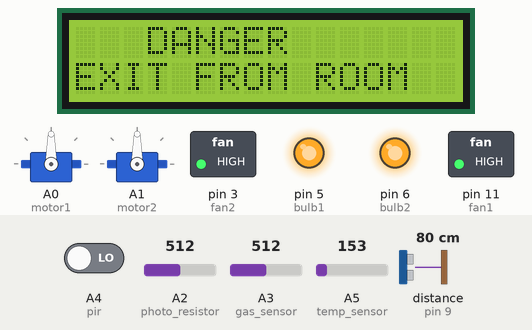
Simulated run of this sketch. Board: Arduino Uno, built with avr-gcc and run on an emulated ATmega328P. Shown: 2 × servo, 16×2 character LCD, switched loads named in the sketch (green lamp = pin HIGH), output pins drawn as LEDs (lit = HIGH). Wiring (inferred from the names in the program): ultrasonic range finder: trigger pin 10; echo pin 9. The test bench sets the inputs (shaded band); at power-on: A3 (gas_sensor) = 512, A2 (photo_resistor) = 512, A4 (pir) LOW, A5 (temp_sensor) = 153, distance to the obstacle (sensor on pin 9) 80 cm. The echo pulse lasts 58.3 µs per cm; pins used as bus, display or sensor lines are not drawn; what the sketch prints to the serial monitor is not drawn.

Above: at 2.4 s.
2.5 s: A3 (gas_sensor) set to 191
4.0 s: A3 (gas_sensor) set to 163
At 4.54 s:
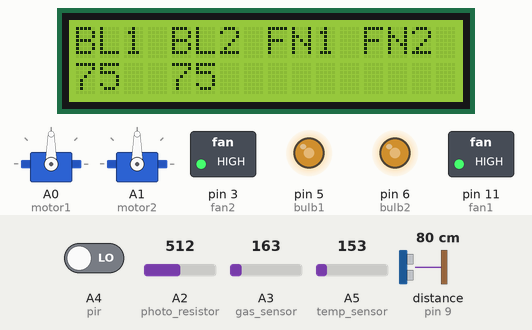
6.7 s: A2 (photo_resistor) set to 526
At 7.06 s:
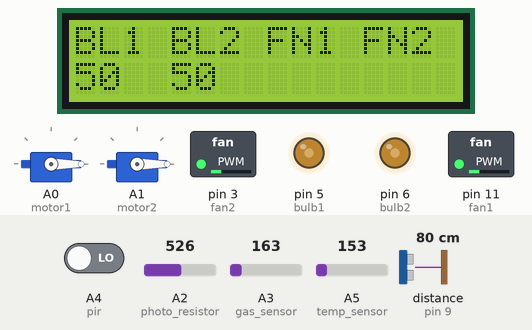
9.7 s: A4 (pir) driven HIGH
At 11.16 s:
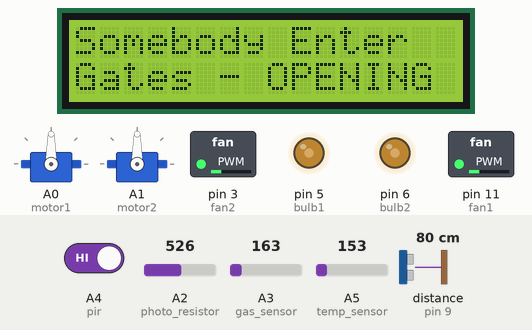
11.9 s: A2 (photo_resistor) set to 563
13.8 s: A2 (photo_resistor) set to 584
At 14.06 s:
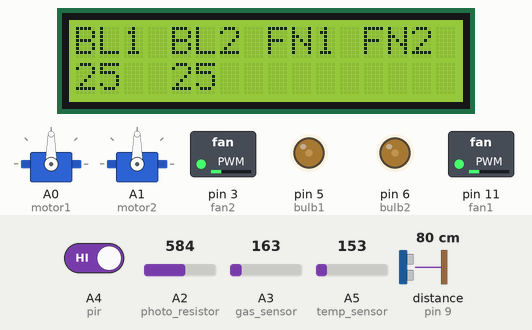
Timing chart, 0 to 16.8 s (numbered marks = the images above; inputs shaded):
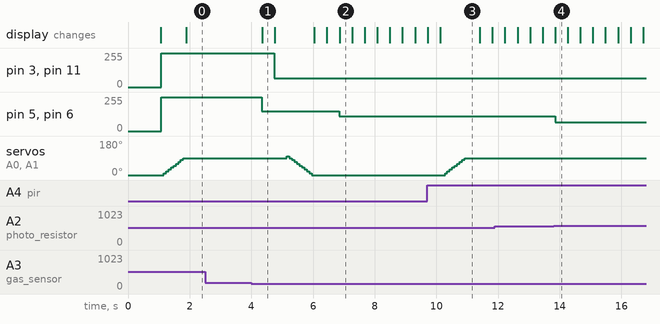

The sketch:

smart_home_automation1.ino
```cpp
#include <LiquidCrystal.h>
#include <Servo.h>
Servo motor1;
Servo motor2;
int pos = 0;
int pir = A4;
LiquidCrystal lcd(2,4,7,8,12,13);
const int trigpin = 10;
const int echopin = 9;
int gas_sensor = A3;
const int temp_sensor = A5;
const int photo_resistor = A2;

int bulb1 = 5;
int bulb2 = 6;
int fan1 = 11;
int fan2 = 3;
byte automatic[] = {
  B00000,
  B00000,
  B01110,
  B10001,
  B10101,
  B10001,
  B01110,
  B00000
};

int button1 = 3;
int button2 = 5;
int button3 = 6;
int button4 = 11;
double distancecm;
double duration;
double distanceinch;
float temp_reading;
float temp;
float temp_final;
int i;

void setup()
{
  pinMode(trigpin,OUTPUT);
  pinMode(echopin,INPUT);
    motor1.attach(A0);
    motor2.attach(A1);
    motor1.write(pos);
    motor2.write(pos);
  lcd.createChar(0,automatic);
  lcd.begin(16,2);
  lcd.setCursor(4,0);
  lcd.print("Complete");
  lcd.setCursor(3,1);
  lcd.print("Automation ");
  lcd.write(byte(0));
  delay(1000);
  lcd.clear();
  Serial.begin(9600);
}
void loop()
{

  digitalWrite(trigpin,LOW);
  delayMicroseconds(2);
  digitalWrite(trigpin,HIGH);
  delayMicroseconds(10);
  digitalWrite(trigpin,LOW);
  duration = pulseIn(echopin,HIGH);
   distancecm = (duration*0.034)/2;
  distanceinch = (duration*0.0133)/2;
 // Serial.print("Distance in cm =");
 // Serial.println(distancecm);

  int analog_sensor = analogRead(gas_sensor);
  temp_reading = analogRead(temp_sensor);
  temp = (temp_reading/1023)*5000;
  temp_final = (temp - 500)/10;
 // Serial.print("Temperature : ");
 // Serial.println(temp_final);
 // Serial.print("Sensor : ");
  Serial.println(analog_sensor);


  int photo = analogRead(photo_resistor);
 // Serial.println(photo);

 // analogWrite(A4,255);
 // analogWrite(fan2,64);


  if(photo <= 425 & distancecm <= 305 & analog_sensor < 180)
  {
    lcd.clear();
    analogWrite(bulb1,255);
    analogWrite(bulb2,255);
   lcd.setCursor(0,0);
  lcd.print("BL1");
  lcd.print(" BL2");
  lcd.print(" FN1 ");
  lcd.print("FN2");
  lcd.setCursor(0,1);
  lcd.print("100");
  lcd.setCursor(4,1);
  lcd.print("100");
    delay(400);
  }
  else if(photo > 425 & photo <=517 & distancecm <= 305 & analog_sensor < 180)
  {
    lcd.clear();
    analogWrite(bulb1,150);
    analogWrite(bulb2,150);
    lcd.setCursor(0,0);
  lcd.print("BL1");
  lcd.print(" BL2");
  lcd.print(" FN1 ");
  lcd.print("FN2");
  lcd.setCursor(0,1);
  lcd.print("75");
  lcd.setCursor(4,1);
  lcd.print("75");
    delay(400);
  }
   else if(photo > 517 & photo <=574 & distancecm <= 305 & analog_sensor < 180)
  {
    lcd.clear();
    analogWrite(bulb1,110);
    analogWrite(bulb2,110);
  lcd.setCursor(0,0);
  lcd.print("BL1");
  lcd.print(" BL2");
  lcd.print(" FN1 ");
  lcd.print("FN2");
  lcd.setCursor(0,1);
  lcd.print("50");
  lcd.setCursor(4,1);
  lcd.print("50");
    delay(400);
  }
   else if(photo > 574 & photo <=630 & distancecm <= 305 & analog_sensor < 180)
  {
    lcd.clear();
    analogWrite(bulb1,64);
    analogWrite(bulb2,64);
  lcd.setCursor(0,0);
  lcd.print("BL1");
  lcd.print(" BL2");
  lcd.print(" FN1 ");
  lcd.print("FN2");
  lcd.setCursor(0,1);
  lcd.print("25");
  lcd.setCursor(4,1);
  lcd.print("25");
    delay(400);
  }
   else if(photo > 630 & distancecm <= 305 & analog_sensor < 180)
  {
    lcd.clear();
    analogWrite(bulb1,0);
    analogWrite(bulb2,0);
  lcd.setCursor(0,0);
  lcd.print("BL1");
  lcd.print(" BL2");
  lcd.print(" FN1 ");
  lcd.print("FN2");
  lcd.setCursor(0,1);
  lcd.print("OFF");
  lcd.setCursor(4,1);
  lcd.print("OFF");
    delay(400);
  }
  else if(distancecm > 305  & analog_sensor < 180)
  {
    lcd.clear();
    analogWrite(bulb1,0);
    analogWrite(bulb2,0);
     analogWrite(fan1,0);
    analogWrite(fan2,0);
  lcd.setCursor(3,0);
  lcd.print("System off");

  lcd.setCursor(1,1);
  lcd.print("Nobody in Room");
 // lcd.print("OFF ");
    delay(400);
  }

  else if(analog_sensor >= 180)
  {
    lcd.clear();
     analogWrite(bulb1,255);
    analogWrite(bulb2,255);
     analogWrite(fan1,255);
    analogWrite(fan2,255);
    motoropen();

     lcd.setCursor(3,0);
  lcd.print("DANGER");

  lcd.setCursor(0,1);
  lcd.print("EXIT FROM ROOM");
 // lcd.print("OFF ");
    delay(400);
  }
  if(temp_final >= 20 & temp_final < 30 & distancecm <= 305 & analog_sensor < 180)
  {
    lcd.clear();
    analogWrite(fan1,64);
    analogWrite(fan2,64);
  lcd.setCursor(0,0);
  lcd.print("BL1");
  lcd.print(" BL2");
  lcd.print(" FN1 ");
  lcd.print("FN2");
  lcd.setCursor(8,1);
  lcd.print("25");
  lcd.setCursor(12,1);
  lcd.print("25");
    delay(400);
  }
  else if(temp_final >= 30 & temp_final < 45  & distancecm <= 305 & analog_sensor < 180)
  {
     lcd.clear();
    analogWrite(fan1,128);
    analogWrite(fan2,128);
  lcd.setCursor(0,0);
  lcd.print("BL1");
  lcd.print(" BL2");
  lcd.print(" FN1 ");
  lcd.print("FN2");
  lcd.setCursor(8,1);
  lcd.print("50");
  lcd.setCursor(12,1);
  lcd.print("50");
    delay(400);
  }
  else if(temp_final >= 45 & temp_final < 60  & distancecm <= 305 & analog_sensor < 180)
  {
     lcd.clear();
    analogWrite(fan1,150);
    analogWrite(fan2,150);
  lcd.setCursor(0,0);
  lcd.print("BL1");
  lcd.print(" BL2");
  lcd.print(" FN1 ");
  lcd.print("FN2");
  lcd.setCursor(8,1);
  lcd.print("75");
  lcd.setCursor(12,1);
  lcd.print("75");
    delay(400);
  }
   else if( temp_final < 0  & distancecm <= 305 & analog_sensor < 180)
  {
     lcd.clear();
    analogWrite(fan1,0);
    analogWrite(fan2,0);
  lcd.setCursor(0,0);
  lcd.print("BL1");
  lcd.print(" BL2");
  lcd.print(" FN1 ");
  lcd.print("FN2");
  lcd.setCursor(8,1);
  lcd.print("OFF");
  lcd.setCursor(12,1);
  lcd.print("OFF");
    delay(400);
  }
   else if(temp_final >= 60 & distancecm <= 305 & analog_sensor < 180)
  {
     lcd.clear();
    analogWrite(fan1,255);
    analogWrite(fan2,255);
  lcd.setCursor(0,0);
  lcd.print("BL1");
  lcd.print(" BL2");
  lcd.print(" FN1 ");
  lcd.print("FN2");
  lcd.setCursor(8,1);
  lcd.print("100");
  lcd.setCursor(12,1);
  lcd.print("100");
    delay(400);
  }


 /* if(analog_sensor > 180)
  {
     lcd.clear();
    analogWrite(fan1,255);
    analogWrite(fan2,255);
    analogWrite(bulb1,255);
    analogWrite(bulb2,255);
    lcd.setCursor(0,0);
    lcd.print("Danger....");
    motoropen();
   // delay(400);
  }*/
   int pirvalue = digitalRead(pir);
  if(pirvalue == HIGH)
  {
     lcd.clear();
    lcd.setCursor(0,0);
    lcd.print("Somebody Enter");
    lcd.setCursor(0,1);
    lcd.print("Gates - OPENING");
    motoropen();
    delay(400);
  }
  else if(analog_sensor < 180)
  {
   motorclose();
  }


  }

void motoropen()
{
 for(;pos <= 90;pos+=10)
 {
  motor1.write(pos);
   motor2.write(pos);
   delay(80);
 }
}
void motorclose()
{
 for(;pos>=0;pos-=10)
 {
  motor1.write(pos);
   motor2.write(pos);
   delay(80);
 }
}
```

Measured:
- the behaviour switches between 180 and 179 on A3 (gas_sensor) (found by bisection; images 0 and 1)
- the behaviour switches between 517 and 518 on A2 (photo_resistor) (found by bisection; images 1 and 2)
- the behaviour switches between 574 and 575 on A2 (photo_resistor) (found by bisection; images 3 and 4)
- after the input at 2.5 s, every drawn part: stays the same
- after the input at 4.0 s, pin 3 (fan2), pin 11 (fan1): 255/255 → 64/255 after 0.75 s; pin 5 (bulb1), pin 6 (bulb2): 255/255 → 150/255 after 0.34 s; the display: changes after 0.35 s (image 1)
- after the input at 6.7 s, pin 5 (bulb1), pin 6 (bulb2): 150/255 → 110/255 after 0.16 s; the display: changes after 0.16 s (image 2)
- after the input at 9.7 s, servo on A0 (motor1), servo on A1 (motor2): moves from 0° to 90° over 0.64 s, starting after 0.58 s; the display: first differs from a run without the input after 0.42 s (image 3)
- after the input at 13.8 s, pin 5 (bulb1), pin 6 (bulb2): 110/255 → 64/255 after 0.06 s
